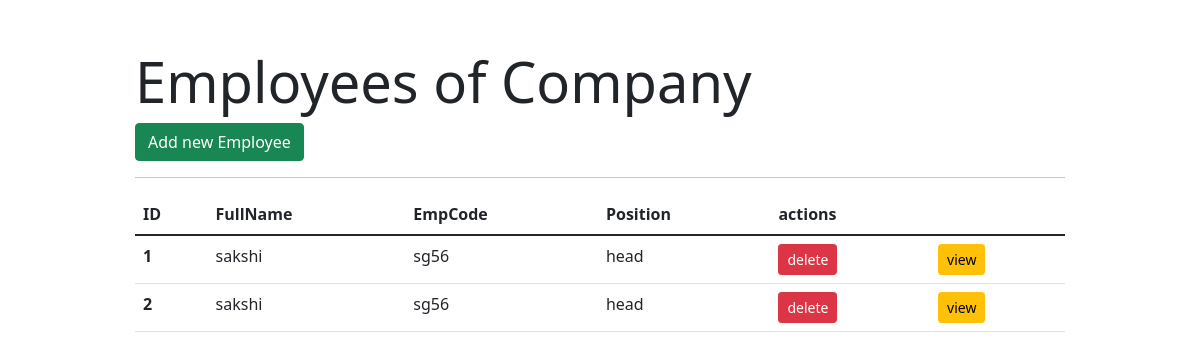
Before: / with the older database file.
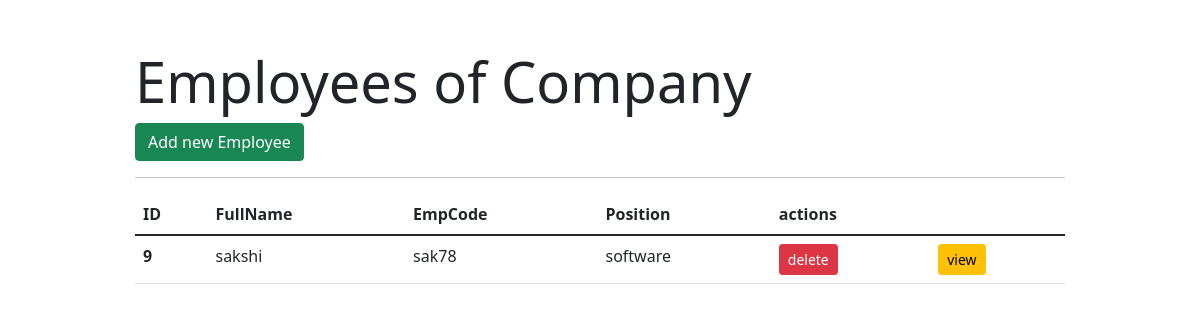
After: the same page with the newer database file.
### employee_register/models.py (models this page shows, shortened)
class Employee(models.Model):
    fullname = models.CharField(max_length=20)
    empcode = models.CharField(max_length=3)
    mobile = models.CharField(max_length=11)
    position = models.CharField(max_length=1000)

### employee_register/views.py (the view)
# urls.py: path('',views.employee_list,name='employee_list'),
def employee_list(request):
    data = Employee.objects.all()
    return render(request,"employee_register/employee_list.html",{'data':data})

### employee_register/templates/employee_register/employee_list.html (shortened to what this page needs)
{% extends "employee_register/base.html" %}
 {% block content %}
 <table class="table">
    <thead>
      <tr>
        <th scope="col">ID</th>
        <th scope="col">FullName</th>
        <th scope="col">EmpCode</th>
        <th scope="col">Position</th>
        <th scope='col'> actions</th>
      </tr>
    </thead>
    <tbody>
        {% for data in data %}
      <tr>
        <th scope="row">{{data.id}}</th>
        <td>{{data.fullname}}</td>
        <td>{{data.empcode}}</td>
        <td>{{data.position}}</td>
        <td><a href="deleteemp/{{data.id}}" class='btn btn-danger btn-sm'>delete</a></td>
        <td><a href="partiform/{{data.id}}" class='btn btn-warning btn-sm' >view</a></td>
      </tr>
      {%endfor%}
    </tbody>
  </table>
{% endblock content %}

### employee_register/templates/employee_register/base.html (shortened to what this page needs)
<!DOCTYPE html>
<html lang="en">
<head>
    <link href="https://cdn.jsdelivr.net/npm/bootstrap@5.1.3/dist/css/bootstrap.min.css" rel="stylesheet">
    <link rel="stylesheet" href="https://cdnjs.cloudflare.com/ajax/libs/font-awesome/6.1.1/css/all.min.css">
</head>
<body>
    <div class="container">
        <div class="col-md-10 offset-md-1 mt-5">
            <div class="jumpbutron">
                <div class='row-1'>
                <h1 class="display-4">Employees of Company</h1> <a class='float float-right btn btn-success inline' href='form'  >Add new Employee</a></div>
                <hr class="my-6">
                {% block content %}
                {% endblock content %}
            </div>
        </div>
    </div>
</body>
</html>

Changed rows visible on the page:
removed Employee: id "1", fullname "sakshi", empcode "sg56", position "head"
removed Employee: id "2", fullname "sakshi", empcode "sg56", position "head"
added Employee: id "9", fullname "sakshi", empcode "sak78", position "software"
